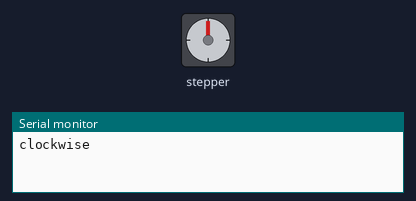
A sketch run on a simulated Arduino Uno, built with avr-gcc and run on an emulated ATmega328P. Parts: stepper motor, the last lines printed to the serial monitor. Stepper angles assume 200 steps per turn.

Above: at 0.05 s.
At 1.0 s:
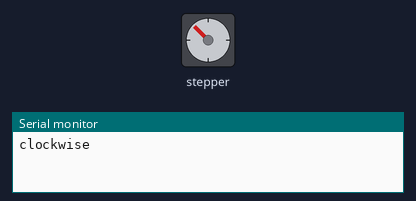
At 1.75 s:
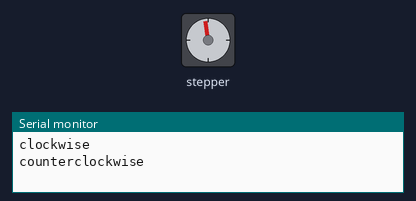
At 2.55 s:
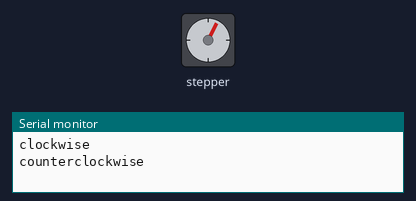
Timing chart, 0 to 7.0 s (numbered marks = the images above):
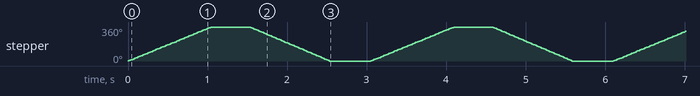

Measured:
- by itself, stepper: turns 360° clockwise in 1.0 s, then 360° counter-clockwise in 0.99 s, repeating every 3.1 s

The sketch:

motor_test_fullRev.ino
```cpp
/*
 Stepper Motor Control - one revolution
 This program drives a unipolar or bipolar stepper motor.
 The motor is attached to digital pins 8 - 11 of the Arduino.
 The motor should revolve one revolution in one direction, then
 one revolution in the other direction.
 Created 11 Mar. 2007
 Modified 30 Nov. 2009
 by Tom Igoe
 */

#include <Stepper.h>

const int stepsPerRevolution = 200;  // change this to fit the number of steps per revolution
// for your motor

// initialize the Stepper library on pins 8 through 11:
Stepper myStepper(stepsPerRevolution, 10, 11, 12, 13);

void setup() {
  // set the speed at 60 rpm:
  myStepper.setSpeed(60);
  // initialize the serial port:
  Serial.begin(9600);
}

void loop() {
  // step one revolution in one direction:
  Serial.println("clockwise");
  //myStepper.step(stepsPerRevolution);
  for(int i=0; i<200; i++){
    myStepper.step(1);
  }
  delay(500);

  // step one revolution in the other direction:
  Serial.println("counterclockwise");
  myStepper.step(-stepsPerRevolution);
  delay(500);
}
```
